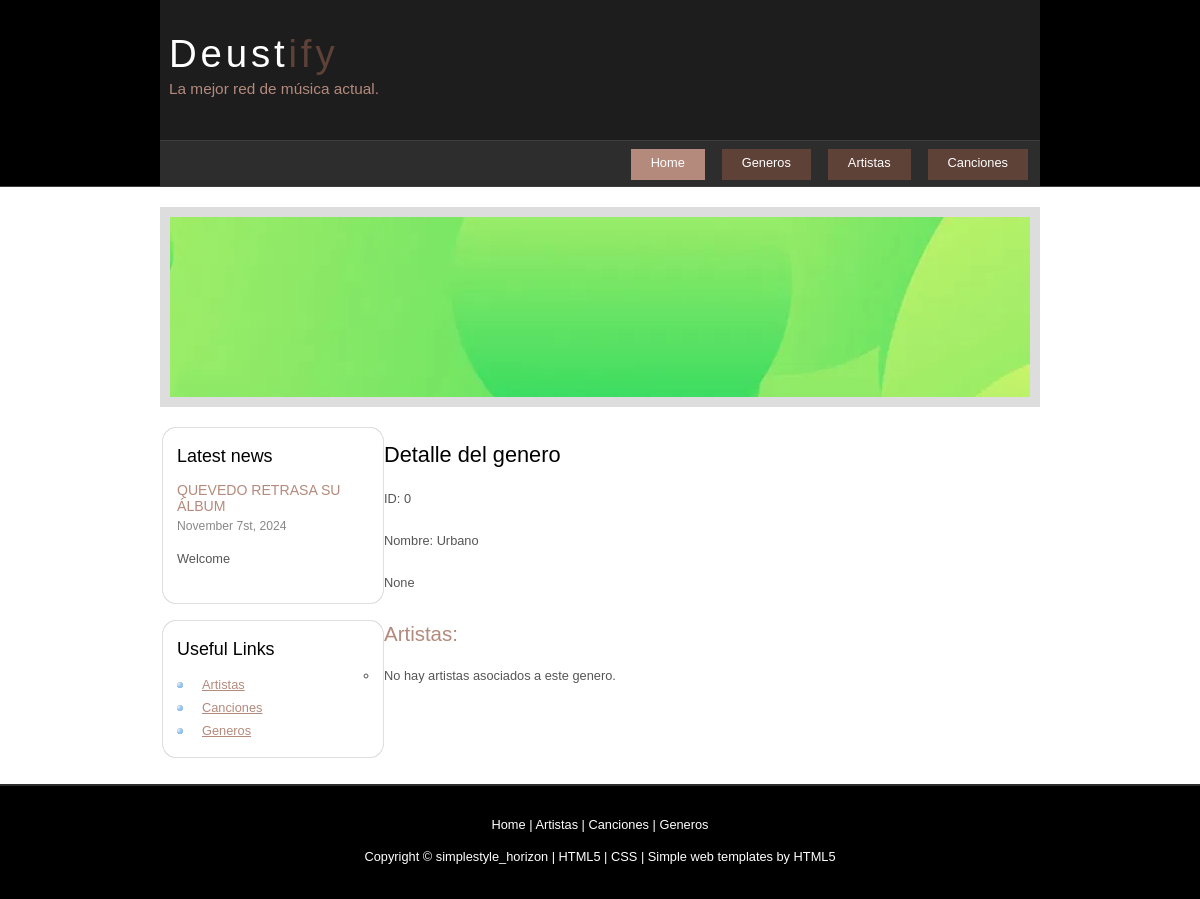
The app's page /es/spotyWebApp/generos/0/, older data.
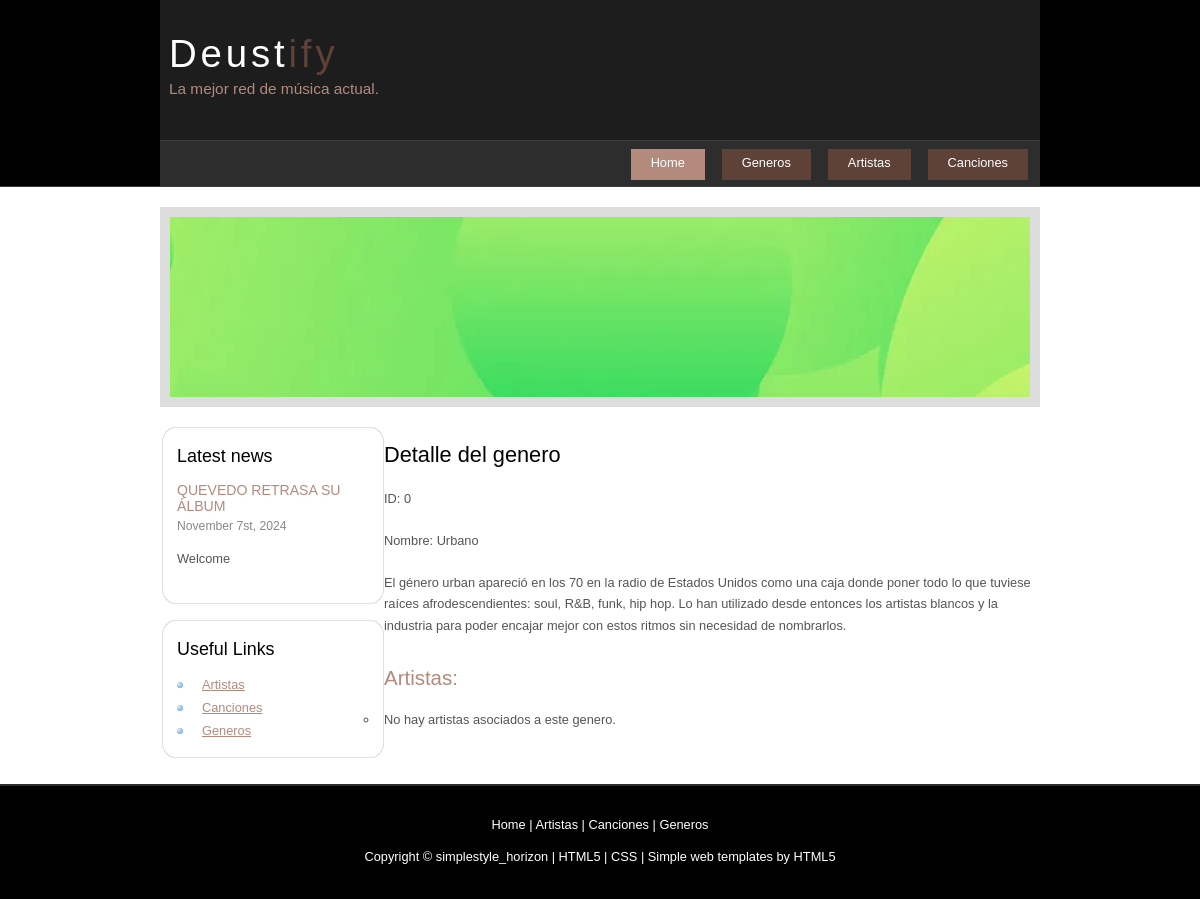
The same page, newer data.
### spotyWebApp/models.py (models this page shows, shortened)
class Genero(models.Model):
    id = models.IntegerField(default=0, primary_key=True)
    nombre = models.CharField(max_length=25)
    origen = models.CharField(max_length = 400, null = True)

### spotyWebApp/views.py (the view)
# urls.py: path('generos/<int:id_genero>/', DetalleGeneroView.as_view(), name='detalleGenero'),
class DetalleGeneroView(DetailView):
    model = Genero
    template_name = 'detalleGenero.html'
    context_object_name = 'genero'
    pk_url_kwarg = 'id_genero'

### spotyWebApp/templates/detalleGenero.html
{%extends 'base.html'%}
{%block contenido%}
    <h1>Detalle del genero</h1>
    <p>ID: {{ genero.id }}</p>
    <p>Nombre: {{ genero.nombre }}</p>
    <p>{{genero.origen}}</p>
    <h2>Artistas:</h2>
    <ul>
    {% for artista in genero.artistas.all %}
        <li>
            <a href="{% url 'detalleArtista' artista.id %}">
                {{ artista.nombre }}
            </a>
        </li>
    {% empty %}
        <li>No hay artistas asociados a este genero.</li>
    {% endfor %}
    </ul>
{%endblock%}

Row changes from the older to the newer data that the page shows:
changed Genero "Urbano": origen "None" → "El género urban apareció en los 70 en la radio de Estados Unidos como una caja donde poner todo lo que tuviese raíces afrodescendientes: soul, R&B, funk, hip hop. Lo han utilizado desde entonces los artistas blancos y la industria para poder encajar mejor con estos ritmos sin necesidad de nombrarlos."
